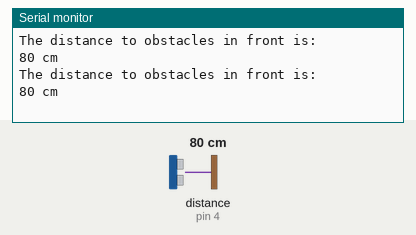
Simulated run of this sketch. Board: Arduino Uno, built with avr-gcc and run on an emulated ATmega328P. On the bench: the last lines printed to the serial monitor. Inputs (shaded band) come from the test bench; at power-on: distance to the obstacle (sensor on pin 4) 80 cm.

Above: at 2.8 s.
2.9 s: distance to the obstacle (sensor on pin 4) set to 2 cm
At 5.2 s:
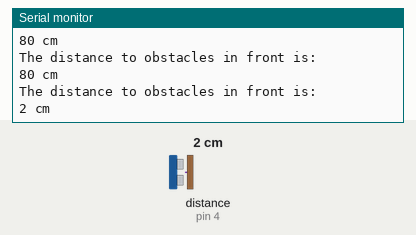
5.6 s: distance to the obstacle (sensor on pin 4) set to 4 cm
At 6.8 s:
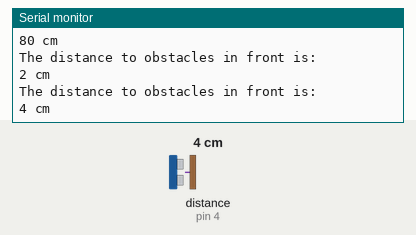
Timing chart, 0 to 8.6 s (numbered marks = the images above; inputs shaded):
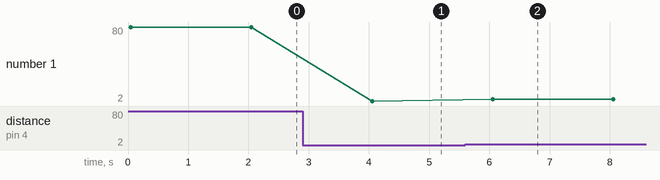

The sketch:

2019_02_20_test_distance.ino
```cpp
#include "Ultrasonic.h"

Ultrasonic ultrasonic(4);
void setup()
{
    Serial.begin(9600);
}
void loop()
{
    long RangeInCentimeters;

    Serial.println("The distance to obstacles in front is: ");
    RangeInCentimeters = ultrasonic.MeasureInCentimeters(); // two measurements should keep an interval
    Serial.print(RangeInCentimeters);//0~400cm
    Serial.println(" cm");
    delay(2000);
}
```

Measured:
- after the input at 2.9 s, the serial monitor: prints a new line after 1.2 s (image 1)
- after the input at 5.6 s, the serial monitor: prints a new line after 0.46 s (image 2)
- plotted number 1: 80 → 2 after the input at 2.9 s, 2 → 4 after the input at 5.6 s
